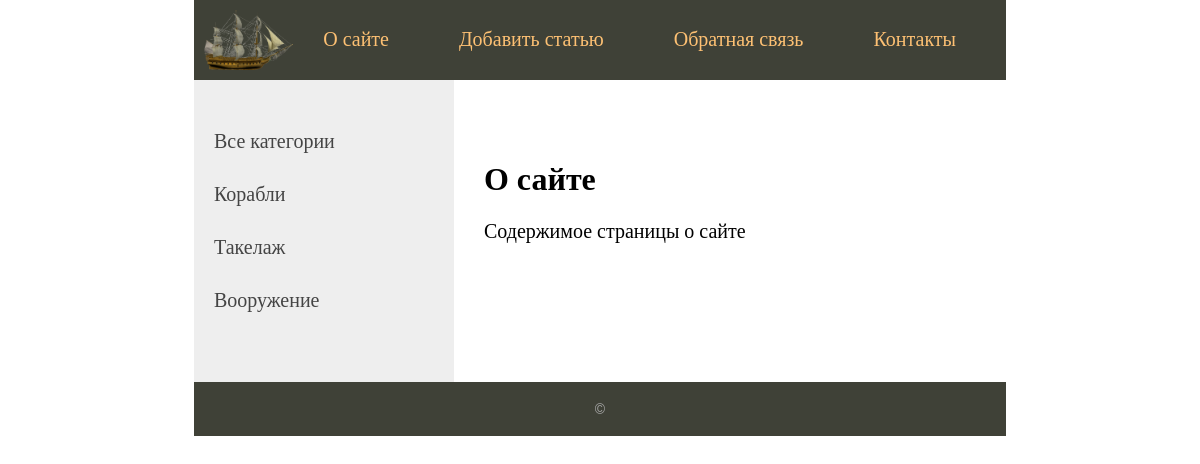
The page /about/ on the database its author committed.
### wiki/models.py (models this page shows, shortened)
class Category (models.Model):
    name = models.CharField(max_length=100, db_index=True, verbose_name='Категория')
    def get_absolute_url(self):
        return reverse('category', kwargs={'cat_id': self.pk})
    class Meta:
        verbose_name = 'Категорию'
        verbose_name_plural = 'Категории'
        ordering = ['id']

### wiki/views.py (the view)
# urls.py: path('about/', about, name='about'),
def about(request):
    return render(request,'wiki/about.html', {'menu': menu, 'title': 'О сайте'})

### wiki/templatetags/wiki_tags.py (called while the page is built)
@register.inclusion_tag('wiki/list_categories.html')
def show_categories(sort=None, cat_selected=0):
    if not sort:
        cats = Category.objects.all()
    else:
        cats = Category.objects.order_by(sort)
    return {'cats': cats, 'cat_selected':cat_selected}

### wiki/templates/wiki/about.html
{% extends 'wiki/base.html' %}
{% block content %}
<h1>{{title}}</h1>
<p>Содержимое страницы о сайте</p>
{% endblock content %}

### wiki/templates/wiki/list_categories.html
{% for c in cats %}
    {% if c.pk == cat_selected %}
        <li class="selected">{{c.name}}</li>
    {% else %}
         <li><a href="{{ c.get_absolute_url }}">{{c.name}}</a></li>
    {% endif %}
{% endfor %}

### wiki/static/wiki/css/styles.css (style rules this page uses)
html, body { margin: 0; padding: 0; }
body { background-color: #fff; display: flex; justify-content: center; }
a { color: #0059b2; text-decoration: none; }
.left-chapters ul li { margin: 30px 0 0 0; color: #999; }
.left-chapters ul li a { color: #444; text-decoration: none; }
.content-text h1 { font-size: 32px; }

### rows shown on the page
Category: name "Корабли"
Category: name "Такелаж"
Category: name "Вооружение"

### other values the page prints
{{ m.title }} "О сайте" "Добавить статью" "Обратная связь"
{{ m.title }} "Контакты"
{{ title }} "О сайте"
